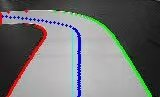
#> input picture ref/1a93d70250f3db71c64b859524186f10.jpg, 160 x 97 px, found by its file name
$ python ref_formula.py
#> lines starting #> are read from the running program, lines starting #| are printed output that depends on the picture; pictures that were not available may be replaced by others from this repository, and a replacement may not be noted
# -*- coding: utf-8 -*-
"""对若干样例，逐行比较：样例蓝线 vs (L+R)/2 vs L+半个标定宽度 vs 本版中线。"""
import os
from PIL import Image

REF_DIR = "/home/smartcar/ref"
OUT_DIR = "/home/smartcar/output"
H = 97
W_AT_0, W_SLOPE = 142.95, -1.2273

CASES = [("1a93d70250f3db71c64b859524186f10", 198),
         ("4c403d2a8ebcf437d7f12274f3e3059e", 73),
         ("fa97cc960762b5fd5e6eda5287b521a7", 421)]


def fam(path, row):
#> called with row = 20
    im = Image.open(path).convert("RGB")
#> im is the input picture: PIL image 160x97 RGB; mean R, G, B 115.8, 117, 116.8
    px = im.load()
    py = H - 1 - row
    d = {'R': [], 'G': [], 'B': [], 'C': [], 'O': []}
    for x in range(im.size[0]):
        r, g, b = px[x, py]
        if max(r, g, b) - min(r, g, b) <= 40:
            continue
        if g > r + 30 and b > r + 30 and abs(g - b) <= 40:
            d['C'].append(x)
        elif b > r + 30 and b > g + 30:
            d['B'].append(x)
        elif r > g + 30 and r > b + 30:
            d['O' if (g - b) > 40 else 'R'].append(x)
        elif g > r + 30 and g > b + 30:
            d['G'].append(x)
#> this loop made 160 passes
#> (r, g, b) on passes 1 to 3: (29, 31, 30), (29, 31, 30), (29, 31, 30)
#> call 2 of fam, with path = '/home/smartcar/output/198.jpg', row = 20
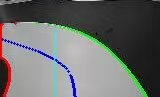
#> input picture ref/18226adcdaa1bee8441617e9769366d6.jpg, 160 x 97 px, given in place of 198.jpg, which was not available
#> in fam, im is the input picture: PIL image 160x97 RGB; mean R, G, B 106.7, 108.9, 107.8
#> the loop in fam (call 2), `for x in range(im.size[0]):` made 160 passes
#> (r, g, b) on passes 1 to 3: (23, 31, 16), (24, 29, 22), (30, 25, 31)
    return {k: v[len(v) // 2] for k, v in d.items() if v}


def w_at(row):
    return max(12.0, min(160.0, W_AT_0 + W_SLOPE * row))


for name, idx in CASES:
    print("=" * 78)
    print("样例 %s  帧 %d" % (name[:12], idx))
    print("%4s | %4s %4s %4s %4s | %8s %8s %8s | %6s" %
          ("行", "RL", "RR", "RB", "RC", "(L+R)/2", "L+w/2", "R-w/2", "本版"))
    rp = os.path.join(REF_DIR, name + ".jpg")
    op = os.path.join(OUT_DIR, "%d.jpg" % idx)
    for row in range(20, 92, 4):
        a = fam(rp, row)
        b = fam(op, row)
        RL, RR, RB = a.get('R'), a.get('G'), a.get('B')
        if RL is None or RR is None or RB is None:
            continue
        w = w_at(row)
        print("%4d | %4s %4s %4s %4s | %8.1f %8.1f %8.1f | %6s" %
              (row, RL, RR, RB, a.get('C', '-'),
               (RL + RR) / 2.0, RL + w / 2, RR - w / 2,
               b.get('B', b.get('O', '-'))))
#> pass 2 of the loop `for name, idx in CASES:`:
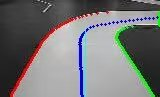
#> input picture ref/4c403d2a8ebcf437d7f12274f3e3059e.jpg, 160 x 97 px, found by its file name
#> in fam, im is the input picture: PIL image 160x97 RGB; mean R, G, B 117.7, 118.2, 118.4
#> the loop in fam (call 37), `for x in range(im.size[0]):` made 160 passes
#> (r, g, b) on passes 1 to 3: (31, 31, 31), (31, 31, 31), (31, 31, 31)
#> a = {'R': 22, 'G': 141, 'B': 81, 'C': 86}
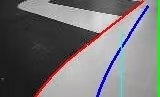
#> input picture ref/1e4acbcaab8b42feef2a39fea2dcd76f.jpg, 160 x 97 px, given in place of 73.jpg, which was not available
#> in fam, im is the input picture: PIL image 160x97 RGB; mean R, G, B 116.8, 116.1, 116.7
#> the loop in fam (call 38), `for x in range(im.size[0]):` made 160 passes
#> (r, g, b) on passes 1 to 3: (25, 25, 25), (27, 27, 27), (30, 30, 30)
#|   20 |   22  141   81   86 |     81.5     81.2     81.8 |    105
